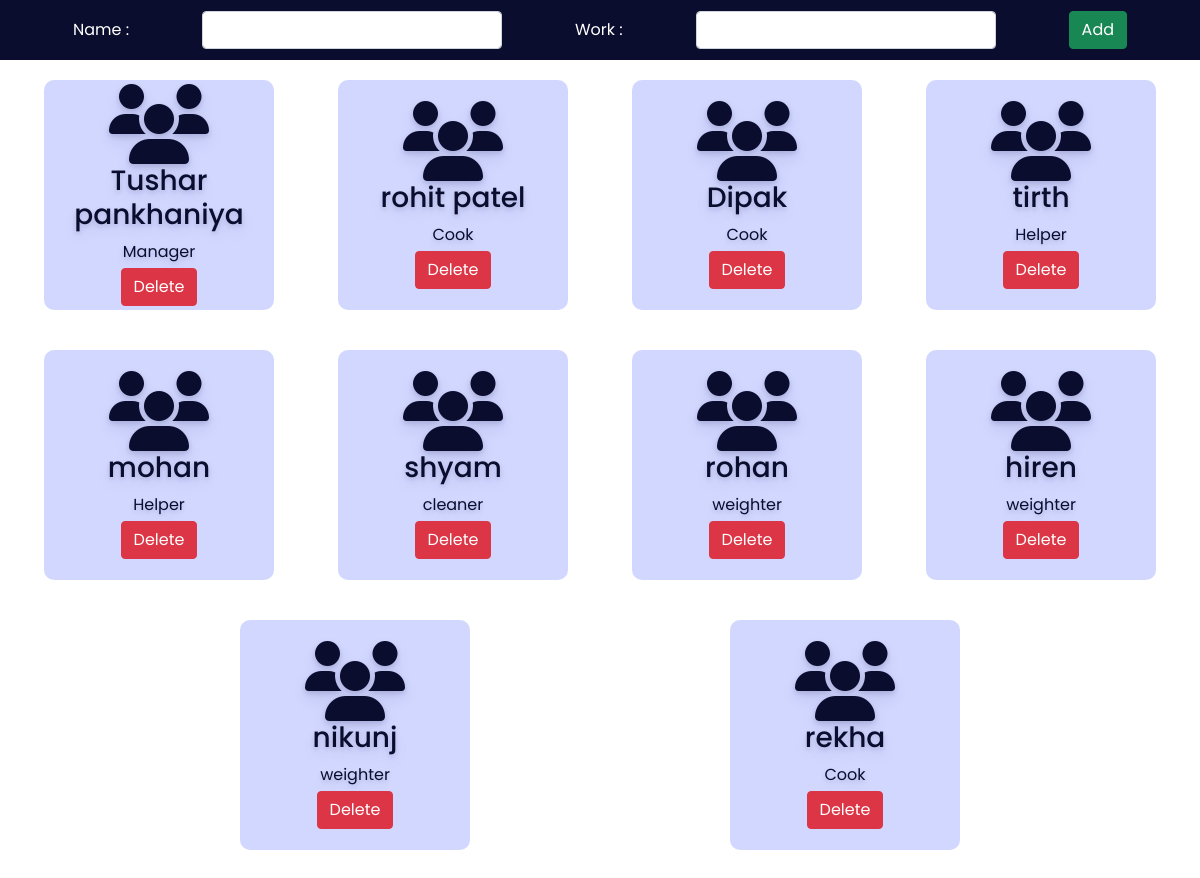
Before: /admin/staff.php with the older database file.
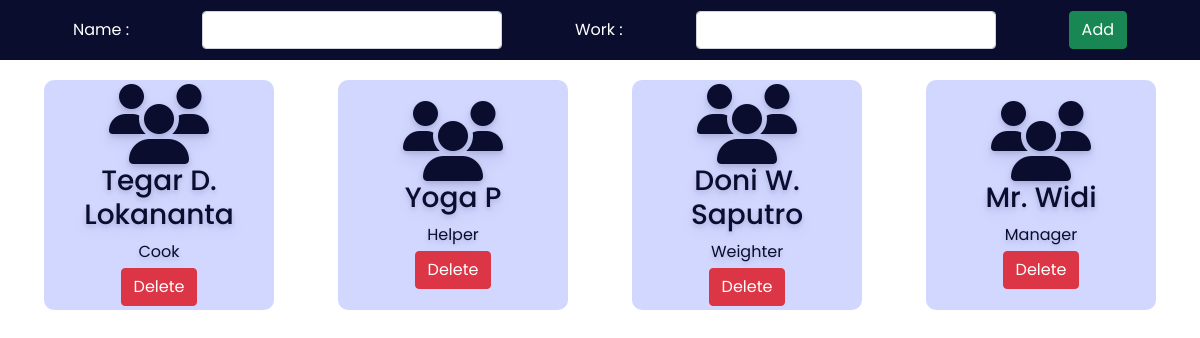
After: the same page with the newer database file.
### tables this page shows
CREATE TABLE `staff` (
  `id` int(30) NOT NULL,
  `name` varchar(30) NOT NULL,
  `work` varchar(30) NOT NULL
);

### admin/staff.php (the view, shortened to what this page needs)
<?php
include '../config.php';
?>
<!DOCTYPE html>
<html lang="en">
<head>
    <link rel="stylesheet" href="https://cdnjs.cloudflare.com/ajax/libs/font-awesome/6.2.0/css/all.min.css" />
    <link href="https://cdn.jsdelivr.net/npm/bootstrap@5.0.2/dist/css/bootstrap.min.css" rel="stylesheet">
    <link rel="stylesheet" href="css/room.css">
</head>
<body>
    <div class="addroomsection">
        <form action="" method="POST">
            <label for="troom">Name :</label>
            <input type="text" name="staffname" class="form-control">
            <label for="bed">Work :</label>
            <select name="staffwork" class="form-control">
                <option value selected></option>
                <option value="Manager">Manager</option>
            </select>
            <button type="submit" class="btn btn-success" name="addstaff">Add</button>
        </form>
    </div>
    <div class="room">
    <?php
        $sql = "select * from staff";
        $re = mysqli_query($conn, $sql)
        ?>
        <?php
        while ($row = mysqli_fetch_array($re)) {
                echo "<div class='roombox'>
						<div class='text-center no-boder'>
                            <i class='fa fa-users fa-5x'></i>
							<h3>" . $row['name'] . "</h3>
                            <div class='mb-1'>" . $row['work'] . "</div>
                            <a href='staffdelete.php?id=". $row['id'] ."'><button class='btn btn-danger'>Delete</button></a>
						</div>
                    </div>";
        }
        ?>
    </div>
</body>
</html>

### admin/css/room.css (style rules this page uses)
:root { --bg-text-shadow: 0 2px 4px rgb(13 0 77 / 8%), 0 3px 6px rgb(13 0 77 / 8%), 0 8px 16px rgb(13 0 77 / 8%); --bg-box-shadow: 0px 0px 20px 6px rgba(8, 8, 15, 0.31); }
* { margin: 0; padding: 0; font-family: 'Poppins', sans-serif; }
.addroomsection { height: 60px; width: 100%; background-color: #0a0d2d; position:fixed; z-index: 100; }
.addroomsection form { height: 100%; display: flex; justify-content: space-evenly; align-items: center; }
.addroomsection form label { color: white; }
.addroomsection form select { width: 300px; }
.addroomsection form input { width: 300px; }
.room { display: flex; position: relative; top: 60px; height: 85vh; overflow-y: scroll; justify-content: space-evenly; flex-wrap: wrap; }
.roombox { height: 230px; width: 230px; margin: 20px; display: flex; flex-direction: column; justify-content: center; color: #0a0d2d; text-shadow: var(--bg-text-shadow); border-radius: 10px; }

### admin/staff.php (style rules this page uses)
.roombox { background-color: #d1d7ff; padding: 10px; }

Changed rows visible on the page:
removed staff: name "Tushar pankhaniya", work "Manager"
removed staff: name "rohit patel", work "Cook"
removed staff: name "Dipak", work "Cook"
removed staff: name "tirth", work "Helper"
removed staff: name "mohan", work "Helper"
removed staff: name "shyam", work "cleaner"
removed staff: name "rohan", work "weighter"
removed staff: name "hiren", work "weighter"
removed staff: name "nikunj", work "weighter"
removed staff: name "rekha", work "Cook"
added staff: name "Tegar D. Lokananta", work "Cook"
added staff: name "Yoga P", work "Helper"
added staff: name "Doni W. Saputro", work "Weighter"
added staff: name "Mr. Widi", work "Manager"
